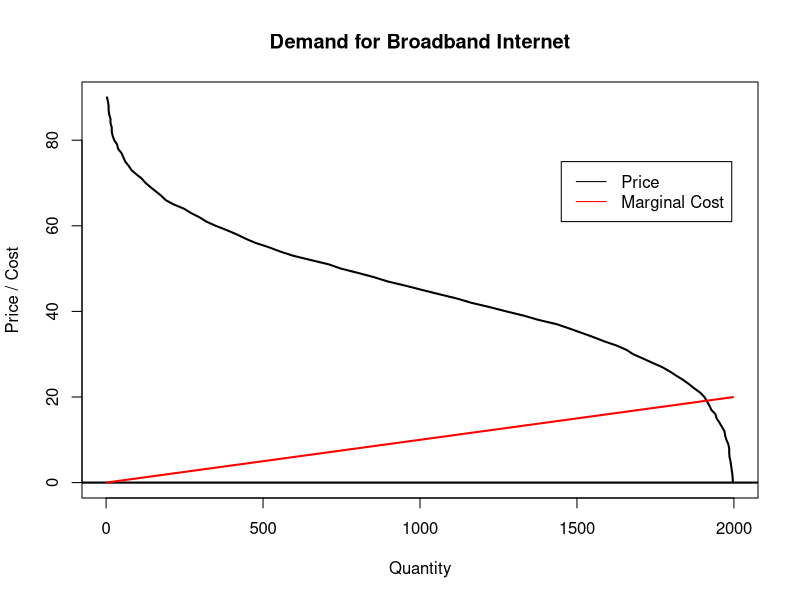
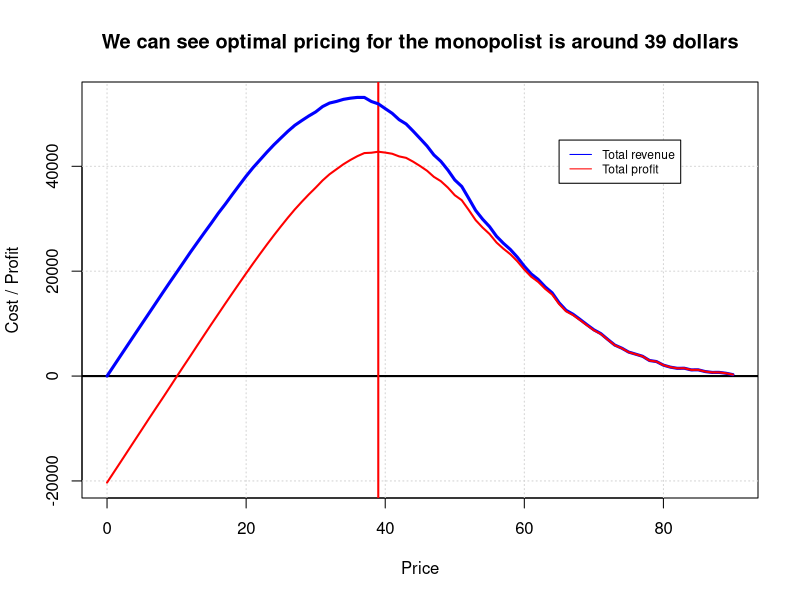
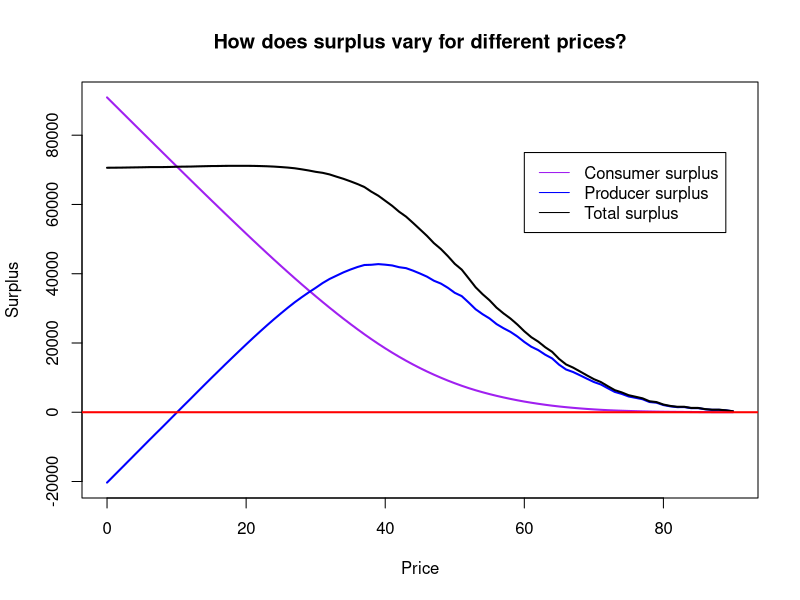

Write R code to recreate these figures, in order.
## ---- chunk 1

npeep <- 2000 # Number of potential consumers

wtp <- 45 + rnorm(npeep)*15 # Each person has a different willingness to pay 

## ---- chunk 2

maxop <- 90 # Max offering price
op <- 0:maxop # Offering price ranges from 0 to maxop i.e 0,1, ... 90

qd <- rep(NA,length(op)) # Empty vector for quantity demanded
for (i in 1:length(op)) qd[i] <- sum(wtp>=op[i]) # We fill qd with the number of consumers with a wtp >= offering price
## ---- chunk 3
mc <- qd*.01 # Setting marginal cost
## ---- chunk 4

plot(qd, op, type="l", xlab="Quantity", ylab="Price / Cost", 
      main="Demand for Broadband Internet", lwd=2)
abline(h=0, lwd=2)
lines(qd, mc, col="red", lwd=2)
legend(1450, 75, legend=c("Price", "Marginal Cost"), col=c("black", "red"), lty=1)

## ---- chunk 5

tr <- tp <- tc <- rep(NA,length(op)) # Total revenue, total profit, total cost vectors

## ---- chunk 6
# Calculate total cost
qd.gain <- qd[-length(qd)]-qd[-1]
qd.gain[length(qd.gain)+1] <- qd.gain[length(qd.gain)]
for (i in 1:length(op)) tc[i] <- sum((mc*qd.gain)[length(qd):i])
## ---- chunk 7

tr <- qd*op
tp <- tr-tc
 
minmax <- function(...) c(min(...),max(...))

plot(minmax(op),minmax(tr,tp), type="n", ylab="Cost / Profit", 
     xlab="Price", 
     main="We can see optimal pricing for the monopolist is around 39 dollars")

grid()
abline(h=0, lwd=2)
abline(v=39, col="red", lwd=2)
lines(op,tr, col="blue", lwd=3)
lines(op,tp, col="red", lwd=2)
legend(65, y = 45000, legend=c("Total revenue", "Total profit"), col=c("blue", "red"), lty=1, cex=0.72)
## ---- chunk 8

cs <- tr
for (i in 1:length(op)) cs[i] <- sum((wtp[wtp>=op[i]]-op[i]))
 
tts <- cs+tp
 
op[tts==max(tts)] # Check the optimal societal price
 
plot(c(min(op),max(op)),c(min(cs,tp),max(cs,tp)), type="n",
     main="How does surplus vary for different prices?",
     xlab="Price",
     ylab="Surplus")
lines(op, cs, col="purple", lwd=2)
lines(op, tp, col="blue", lwd=2)
lines(op, tts, lwd=2)
abline(h=0,col="red", lwd=2)
legend(60, 75000, legend=c("Consumer surplus", "Producer surplus", "Total surplus"), col=c("purple","blue","black"),lty=1)

